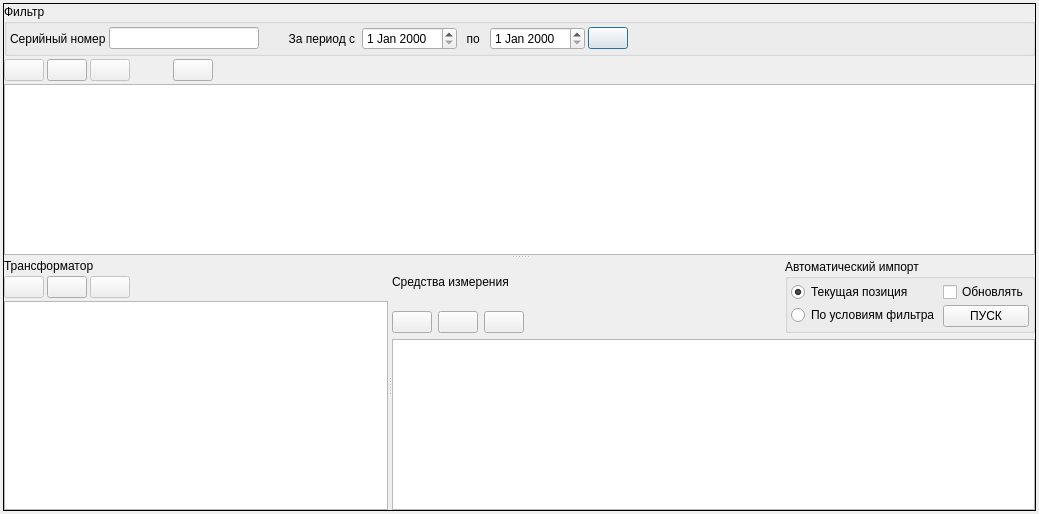
<?xml version="1.0" encoding="UTF-8"?>
<ui version="4.0">
 <class>Dialog</class>
 <widget class="QDialog" name="Dialog">
  <property name="geometry">
   <rect>
    <x>0</x>
    <y>0</y>
    <width>1039</width>
    <height>514</height>
   </rect>
  </property>
  <property name="windowTitle">
   <string>Журнал испытаний</string>
  </property>
  <layout class="QVBoxLayout" name="verticalLayout_6">
   <property name="spacing">
    <number>3</number>
   </property>
   <property name="margin">
    <number>3</number>
   </property>
   <item>
    <widget class="QSplitter" name="splitter_2">
     <property name="frameShape">
      <enum>QFrame::Panel</enum>
     </property>
     <property name="midLineWidth">
      <number>0</number>
     </property>
     <property name="orientation">
      <enum>Qt::Vertical</enum>
     </property>
     <widget class="QWidget" name="verticalLayoutWidget_3">
      <layout class="QVBoxLayout" name="verticalLayout_4">
       <property name="spacing">
        <number>3</number>
       </property>
       <item>
        <widget class="QGroupBox" name="groupBox">
         <property name="maximumSize">
          <size>
           <width>16777215</width>
           <height>60</height>
          </size>
         </property>
         <property name="title">
          <string>Фильтр</string>
         </property>
         <layout class="QVBoxLayout" name="verticalLayout">
          <property name="spacing">
           <number>3</number>
          </property>
          <property name="margin">
           <number>3</number>
          </property>
          <item>
           <layout class="QHBoxLayout" name="horizontalLayout">
            <item>
             <widget class="QLabel" name="label">
              <property name="text">
               <string>Серийный номер</string>
              </property>
             </widget>
            </item>
            <item>
             <widget class="QLineEdit" name="lineEdit">
              <property name="maximumSize">
               <size>
                <width>150</width>
                <height>16777215</height>
               </size>
              </property>
             </widget>
            </item>
            <item>
             <widget class="QLabel" name="label_2">
              <property name="text">
               <string>        За период с </string>
              </property>
             </widget>
            </item>
            <item>
             <widget class="QDateEdit" name="dateEdit"/>
            </item>
            <item>
             <widget class="QLabel" name="label_4">
              <property name="text">
               <string>  по  </string>
              </property>
             </widget>
            </item>
            <item>
             <widget class="QDateEdit" name="dateEdit_2"/>
            </item>
            <item>
             <widget class="QPushButton" name="pushButton_10">
              <property name="text">
               <string/>
              </property>
             </widget>
            </item>
            <item>
             <spacer name="horizontalSpacer_4">
              <property name="orientation">
               <enum>Qt::Horizontal</enum>
              </property>
              <property name="sizeHint" stdset="0">
               <size>
                <width>40</width>
                <height>20</height>
               </size>
              </property>
             </spacer>
            </item>
           </layout>
          </item>
         </layout>
        </widget>
       </item>
       <item>
        <layout class="QHBoxLayout" name="horizontalLayout_2">
         <item>
          <widget class="QPushButton" name="pushButton">
           <property name="enabled">
            <bool>false</bool>
           </property>
           <property name="toolTip">
            <string>Добавить</string>
           </property>
           <property name="text">
            <string/>
           </property>
           <property name="icon">
            <iconset>
             <normaloff>:/ico/ico/Play_Red_128.png</normaloff>:/ico/ico/Play_Red_128.png</iconset>
           </property>
           <property name="iconSize">
            <size>
             <width>24</width>
             <height>24</height>
            </size>
           </property>
          </widget>
         </item>
         <item>
          <widget class="QPushButton" name="pushButton_2">
           <property name="toolTip">
            <string>Изменить</string>
           </property>
           <property name="text">
            <string/>
           </property>
           <property name="icon">
            <iconset>
             <normaloff>../../Users/Александр/.designer/ElectroLab/trunk/electrolab/gui/ui/ico/pencil_32.png</normaloff>../../Users/Александр/.designer/ElectroLab/trunk/electrolab/gui/ui/ico/pencil_32.png</iconset>
           </property>
           <property name="iconSize">
            <size>
             <width>24</width>
             <height>24</height>
            </size>
           </property>
          </widget>
         </item>
         <item>
          <widget class="QPushButton" name="pushButton_3">
           <property name="enabled">
            <bool>false</bool>
           </property>
           <property name="toolTip">
            <string>Удалить</string>
           </property>
           <property name="text">
            <string/>
           </property>
           <property name="icon">
            <iconset>
             <normaloff>../../Users/Александр/.designer/ElectroLab/trunk/electrolab/gui/ui/ico/trash_32.png</normaloff>../../Users/Александр/.designer/ElectroLab/trunk/electrolab/gui/ui/ico/trash_32.png</iconset>
           </property>
           <property name="iconSize">
            <size>
             <width>24</width>
             <height>24</height>
            </size>
           </property>
          </widget>
         </item>
         <item>
          <spacer name="horizontalSpacer">
           <property name="orientation">
            <enum>Qt::Horizontal</enum>
           </property>
           <property name="sizeType">
            <enum>QSizePolicy::Minimum</enum>
           </property>
           <property name="sizeHint" stdset="0">
            <size>
             <width>40</width>
             <height>20</height>
            </size>
           </property>
          </spacer>
         </item>
         <item>
          <widget class="QPushButton" name="pushButton_9">
           <property name="text">
            <string/>
           </property>
           <property name="iconSize">
            <size>
             <width>24</width>
             <height>24</height>
            </size>
           </property>
           <property name="flat">
            <bool>false</bool>
           </property>
          </widget>
         </item>
         <item>
          <spacer name="horizontalSpacer_2">
           <property name="orientation">
            <enum>Qt::Horizontal</enum>
           </property>
           <property name="sizeHint" stdset="0">
            <size>
             <width>40</width>
             <height>20</height>
            </size>
           </property>
          </spacer>
         </item>
        </layout>
       </item>
       <item>
        <widget class="QTableView" name="tableView">
         <property name="font">
          <font>
           <pointsize>8</pointsize>
          </font>
         </property>
         <property name="sortingEnabled">
          <bool>false</bool>
         </property>
        </widget>
       </item>
      </layout>
     </widget>
     <widget class="QSplitter" name="splitter">
      <property name="orientation">
       <enum>Qt::Horizontal</enum>
      </property>
      <widget class="QWidget" name="verticalLayoutWidget">
       <layout class="QVBoxLayout" name="verticalLayout_2">
        <property name="spacing">
         <number>3</number>
        </property>
        <item>
         <widget class="QLabel" name="label_3">
          <property name="text">
           <string>Трансформатор</string>
          </property>
         </widget>
        </item>
        <item>
         <layout class="QHBoxLayout" name="horizontalLayout_3">
          <item>
           <widget class="QPushButton" name="pushButton_4">
            <property name="enabled">
             <bool>false</bool>
            </property>
            <property name="toolTip">
             <string>Добавить</string>
            </property>
            <property name="text">
             <string/>
            </property>
            <property name="icon">
             <iconset>
              <normaloff>:/ico/ico/Play_Red_128.png</normaloff>:/ico/ico/Play_Red_128.png</iconset>
            </property>
            <property name="iconSize">
             <size>
              <width>24</width>
              <height>24</height>
             </size>
            </property>
           </widget>
          </item>
          <item>
           <widget class="QPushButton" name="pushButton_5">
            <property name="toolTip">
             <string>Изменить</string>
            </property>
            <property name="text">
             <string/>
            </property>
            <property name="icon">
             <iconset>
              <normaloff>../../Users/Александр/.designer/ElectroLab/trunk/electrolab/gui/ui/ico/pencil_32.png</normaloff>../../Users/Александр/.designer/ElectroLab/trunk/electrolab/gui/ui/ico/pencil_32.png</iconset>
            </property>
            <property name="iconSize">
             <size>
              <width>24</width>
              <height>24</height>
             </size>
            </property>
           </widget>
          </item>
          <item>
           <widget class="QPushButton" name="pushButton_6">
            <property name="enabled">
             <bool>false</bool>
            </property>
            <property name="toolTip">
             <string>Удалить</string>
            </property>
            <property name="text">
             <string/>
            </property>
            <property name="icon">
             <iconset>
              <normaloff>../../Users/Александр/.designer/ElectroLab/trunk/electrolab/gui/ui/ico/trash_32.png</normaloff>../../Users/Александр/.designer/ElectroLab/trunk/electrolab/gui/ui/ico/trash_32.png</iconset>
            </property>
            <property name="iconSize">
             <size>
              <width>24</width>
              <height>24</height>
             </size>
            </property>
           </widget>
          </item>
          <item>
           <spacer name="horizontalSpacer_3">
            <property name="orientation">
             <enum>Qt::Horizontal</enum>
            </property>
            <property name="sizeHint" stdset="0">
             <size>
              <width>40</width>
              <height>20</height>
             </size>
            </property>
           </spacer>
          </item>
         </layout>
        </item>
        <item>
         <widget class="QTableView" name="tableView_2"/>
        </item>
       </layout>
      </widget>
      <widget class="QWidget" name="verticalLayoutWidget_4">
       <layout class="QVBoxLayout" name="verticalLayout_5">
        <item>
         <layout class="QHBoxLayout" name="horizontalLayout_5">
          <item>
           <layout class="QVBoxLayout" name="verticalLayout_3">
            <item>
             <widget class="QLabel" name="label_6">
              <property name="text">
               <string>Средства измерения</string>
              </property>
             </widget>
            </item>
            <item>
             <layout class="QHBoxLayout" name="horizontalLayout_4">
              <item>
               <widget class="QPushButton" name="pushButton_7">
                <property name="enabled">
                 <bool>true</bool>
                </property>
                <property name="toolTip">
                 <string>Добавить</string>
                </property>
                <property name="text">
                 <string/>
                </property>
                <property name="icon">
                 <iconset>
                  <normaloff>:/ico/ico/Play_Red_128.png</normaloff>:/ico/ico/Play_Red_128.png</iconset>
                </property>
                <property name="iconSize">
                 <size>
                  <width>24</width>
                  <height>24</height>
                 </size>
                </property>
               </widget>
              </item>
              <item>
               <widget class="QPushButton" name="pushButton_8">
                <property name="toolTip">
                 <string>Изменить</string>
                </property>
                <property name="text">
                 <string/>
                </property>
                <property name="icon">
                 <iconset>
                  <normaloff>../../Users/Александр/.designer/ElectroLab/trunk/electrolab/gui/ui/ico/pencil_32.png</normaloff>../../Users/Александр/.designer/ElectroLab/trunk/electrolab/gui/ui/ico/pencil_32.png</iconset>
                </property>
                <property name="iconSize">
                 <size>
                  <width>24</width>
                  <height>24</height>
                 </size>
                </property>
               </widget>
              </item>
              <item>
               <widget class="QPushButton" name="pushButton_11">
                <property name="enabled">
                 <bool>true</bool>
                </property>
                <property name="toolTip">
                 <string>Удалить</string>
                </property>
                <property name="text">
                 <string/>
                </property>
                <property name="icon">
                 <iconset>
                  <normaloff>../../Users/Александр/.designer/ElectroLab/trunk/electrolab/gui/ui/ico/trash_32.png</normaloff>../../Users/Александр/.designer/ElectroLab/trunk/electrolab/gui/ui/ico/trash_32.png</iconset>
                </property>
                <property name="iconSize">
                 <size>
                  <width>24</width>
                  <height>24</height>
                 </size>
                </property>
               </widget>
              </item>
              <item>
               <spacer name="horizontalSpacer_5">
                <property name="orientation">
                 <enum>Qt::Horizontal</enum>
                </property>
                <property name="sizeHint" stdset="0">
                 <size>
                  <width>40</width>
                  <height>20</height>
                 </size>
                </property>
               </spacer>
              </item>
             </layout>
            </item>
           </layout>
          </item>
          <item>
           <widget class="QGroupBox" name="groupBox_2">
            <property name="title">
             <string>Автоматический импорт</string>
            </property>
            <layout class="QHBoxLayout" name="horizontalLayout_6">
             <property name="spacing">
              <number>3</number>
             </property>
             <property name="margin">
              <number>3</number>
             </property>
             <item>
              <layout class="QVBoxLayout" name="verticalLayout_7">
               <item>
                <widget class="QRadioButton" name="radioButton">
                 <property name="text">
                  <string>Текущая позиция</string>
                 </property>
                 <property name="checked">
                  <bool>true</bool>
                 </property>
                </widget>
               </item>
               <item>
                <widget class="QRadioButton" name="radioButton_2">
                 <property name="text">
                  <string>По условиям фильтра</string>
                 </property>
                </widget>
               </item>
              </layout>
             </item>
             <item>
              <layout class="QVBoxLayout" name="verticalLayout_8">
               <item>
                <widget class="QCheckBox" name="checkBox">
                 <property name="text">
                  <string>Обновлять</string>
                 </property>
                </widget>
               </item>
               <item>
                <widget class="QPushButton" name="pushButton_12">
                 <property name="text">
                  <string>ПУСК</string>
                 </property>
                </widget>
               </item>
              </layout>
             </item>
            </layout>
           </widget>
          </item>
         </layout>
        </item>
        <item>
         <widget class="QTableView" name="tableView_3">
          <property name="minimumSize">
           <size>
            <width>0</width>
            <height>0</height>
           </size>
          </property>
         </widget>
        </item>
       </layout>
      </widget>
     </widget>
    </widget>
   </item>
  </layout>
 </widget>
 <resources/>
 <connections/>
</ui>
